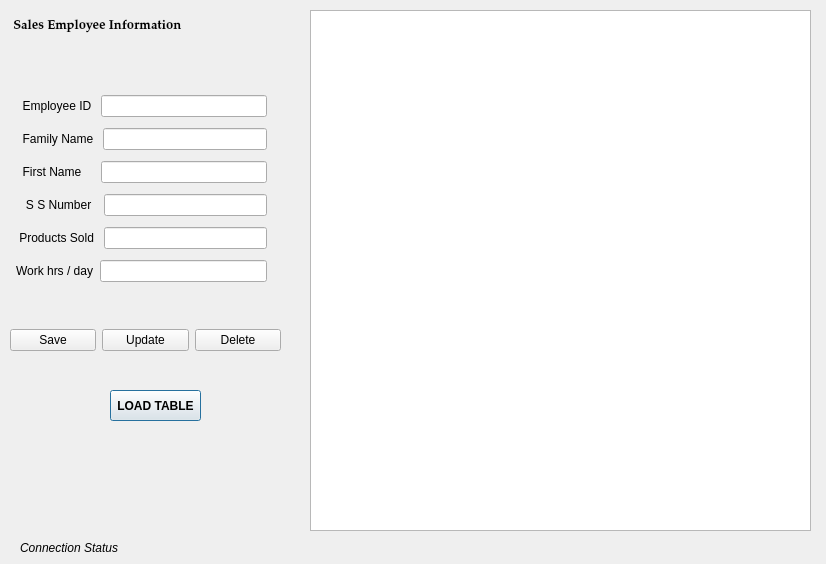
<?xml version="1.0" encoding="UTF-8"?>
<ui version="4.0">
 <class>N3_salesman</class>
 <widget class="QDialog" name="N3_salesman">
  <property name="geometry">
   <rect>
    <x>0</x>
    <y>0</y>
    <width>826</width>
    <height>564</height>
   </rect>
  </property>
  <property name="windowTitle">
   <string>Dialog</string>
  </property>
  <widget class="QLabel" name="sales_connLabel">
   <property name="geometry">
    <rect>
     <x>10</x>
     <y>770</y>
     <width>201</width>
     <height>16</height>
    </rect>
   </property>
   <property name="font">
    <font>
     <italic>true</italic>
    </font>
   </property>
   <property name="text">
    <string>Connection Status</string>
   </property>
  </widget>
  <widget class="QLabel" name="label">
   <property name="geometry">
    <rect>
     <x>10</x>
     <y>10</y>
     <width>271</width>
     <height>31</height>
    </rect>
   </property>
   <property name="font">
    <font>
     <family>Palatino Linotype</family>
     <pointsize>10</pointsize>
     <weight>75</weight>
     <bold>true</bold>
    </font>
   </property>
   <property name="text">
    <string> Sales Employee Information</string>
   </property>
  </widget>
  <widget class="QTableView" name="tableView_sales">
   <property name="geometry">
    <rect>
     <x>310</x>
     <y>10</y>
     <width>501</width>
     <height>521</height>
    </rect>
   </property>
  </widget>
  <widget class="QPushButton" name="sales_loadButton">
   <property name="geometry">
    <rect>
     <x>110</x>
     <y>390</y>
     <width>91</width>
     <height>31</height>
    </rect>
   </property>
   <property name="font">
    <font>
     <weight>75</weight>
     <bold>true</bold>
    </font>
   </property>
   <property name="text">
    <string>LOAD TABLE</string>
   </property>
  </widget>
  <widget class="QLabel" name="label_8">
   <property name="geometry">
    <rect>
     <x>20</x>
     <y>540</y>
     <width>181</width>
     <height>16</height>
    </rect>
   </property>
   <property name="font">
    <font>
     <italic>true</italic>
    </font>
   </property>
   <property name="text">
    <string>Connection Status</string>
   </property>
  </widget>
  <widget class="QWidget" name="layoutWidget">
   <property name="geometry">
    <rect>
     <x>16</x>
     <y>90</y>
     <width>251</width>
     <height>201</height>
    </rect>
   </property>
   <layout class="QVBoxLayout" name="verticalLayout">
    <item>
     <layout class="QHBoxLayout" name="horizontalLayout">
      <item>
       <widget class="QLabel" name="label_2">
        <property name="text">
         <string>  Employee ID </string>
        </property>
       </widget>
      </item>
      <item>
       <widget class="QLineEdit" name="lineEdit_employIDsals"/>
      </item>
     </layout>
    </item>
    <item>
     <layout class="QHBoxLayout" name="horizontalLayout_2">
      <item>
       <widget class="QLabel" name="label_3">
        <property name="text">
         <string>  Family Name </string>
        </property>
       </widget>
      </item>
      <item>
       <widget class="QLineEdit" name="lineEdit_famName"/>
      </item>
     </layout>
    </item>
    <item>
     <layout class="QHBoxLayout" name="horizontalLayout_3">
      <item>
       <widget class="QLabel" name="label_4">
        <property name="text">
         <string>  First Name    </string>
        </property>
       </widget>
      </item>
      <item>
       <widget class="QLineEdit" name="lineEdit_fstName"/>
      </item>
     </layout>
    </item>
    <item>
     <layout class="QHBoxLayout" name="horizontalLayout_4">
      <item>
       <widget class="QLabel" name="label_5">
        <property name="text">
         <string>   S S Number  </string>
        </property>
       </widget>
      </item>
      <item>
       <widget class="QLineEdit" name="lineEdit_SSN"/>
      </item>
     </layout>
    </item>
    <item>
     <layout class="QHBoxLayout" name="horizontalLayout_5">
      <item>
       <widget class="QLabel" name="label_6">
        <property name="text">
         <string> Products Sold </string>
        </property>
       </widget>
      </item>
      <item>
       <widget class="QLineEdit" name="lineEdit_prdSold"/>
      </item>
     </layout>
    </item>
    <item>
     <layout class="QHBoxLayout" name="horizontalLayout_6">
      <item>
       <widget class="QLabel" name="label_7">
        <property name="text">
         <string>Work hrs / day</string>
        </property>
       </widget>
      </item>
      <item>
       <widget class="QLineEdit" name="lineEdit_wrkHrs"/>
      </item>
     </layout>
    </item>
   </layout>
  </widget>
  <widget class="QWidget" name="layoutWidget">
   <property name="geometry">
    <rect>
     <x>10</x>
     <y>320</y>
     <width>271</width>
     <height>41</height>
    </rect>
   </property>
   <layout class="QHBoxLayout" name="horizontalLayout_7">
    <item>
     <widget class="QPushButton" name="sales_saveButton">
      <property name="text">
       <string>Save</string>
      </property>
     </widget>
    </item>
    <item>
     <widget class="QPushButton" name="sales_updateButton">
      <property name="text">
       <string>Update</string>
      </property>
     </widget>
    </item>
    <item>
     <widget class="QPushButton" name="sales_deleteButton">
      <property name="text">
       <string>Delete</string>
      </property>
     </widget>
    </item>
   </layout>
  </widget>
 </widget>
 <resources/>
 <connections/>
</ui>
